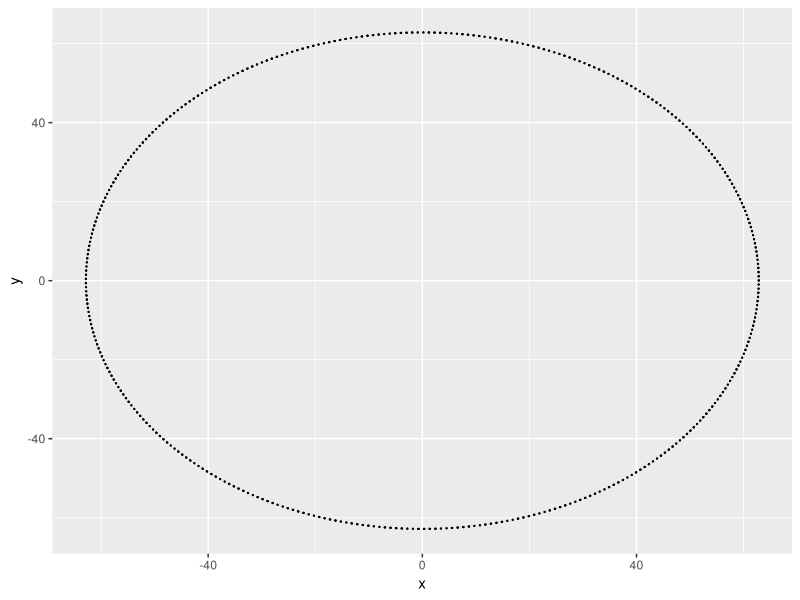

Recreate this plot in R.
## ---- chunk 1
library(tidyverse)

## ---- chunk 2
n <- 2
  radius <- 10 *(4/n*pi)
wave <- tibble(t = seq(0,100,.1), x = radius*cos(t), y = radius*sin(t))
wave %>% 
  ggplot(aes(x,y)) +
    geom_point(size = .1)
  
